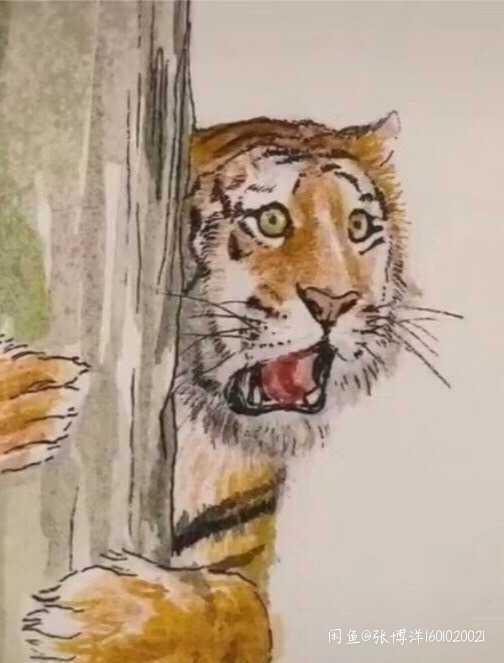
#> input picture UI_Yss_App/photo/A1.jpg, 504 x 663 px, found by its file name; the run also reads 1 picture not shown here
$ python photoContrast.py
#> lines starting #> are read from the running program, lines starting #| are printed output that depends on the picture
# -*- coding: utf-8 -*-
# @Time : 2021/4/6 11:11
# @Author : dujun
# @describe : 图片对比
# @File : photoContrast.py
import cv2
import numpy as np


# 均值哈希算法
def aHash(img):
    # 缩放为8*8
    img = cv2.resize(img, (8, 8), interpolation=cv2.INTER_CUBIC)
    # 转换为灰度图
    gray = cv2.cvtColor(img, cv2.COLOR_BGR2GRAY)
    # s为像素和初值为0，hash_str为hash值初值为''
    s = 0
    hash_str = ''
    # 遍历累加求像素和
    for i in range(8):
        for j in range(8):
            s = s + gray[i, j]
    # 求平均灰度
    avg = s / 64
    # 灰度大于平均值为1相反为0生成图片的hash值
    for i in range(8):
        for j in range(8):
            if gray[i, j] > avg:
                hash_str = hash_str + '1'
            else:
                hash_str = hash_str + '0'
    return hash_str


# 差值感知算法
def dHash(img):
    # 缩放8*8
    img = cv2.resize(img, (9, 8), interpolation=cv2.INTER_CUBIC)
    # 转换灰度图
    gray = cv2.cvtColor(img, cv2.COLOR_BGR2GRAY)
    hash_str = ''
    # 每行前一个像素大于后一个像素为1，相反为0，生成哈希
    for i in range(8):
        for j in range(8):
            if gray[i, j] > gray[i, j + 1]:
                hash_str = hash_str + '1'
            else:
                hash_str = hash_str + '0'
    return hash_str


##感知hash
def pHash(img):
    # 缩放32*32
    img = cv2.resize(img, (32, 32))  # , interpolation=cv2.INTER_CUBIC

    # 转换为灰度图
    gray = cv2.cvtColor(img, cv2.COLOR_BGR2GRAY)
    # 将灰度图转为浮点型，再进行dct变换
    dct = cv2.dct(np.float32(gray))
    # opencv实现的掩码操作
    dct_roi = dct[0:8, 0:8]

    hash = []
    avreage = np.mean(dct_roi)
    for i in range(dct_roi.shape[0]):
        for j in range(dct_roi.shape[1]):
            if dct_roi[i, j] > avreage:
                hash.append(1)
            else:
                hash.append(0)
    return hash


# Hash值对比
def cmpHash(hash1, hash2):
    n = 0
    # hash长度不同则返回-1代表传参出错
    if len(hash1) != len(hash2):
        return -1
    # 遍历判断
    for i in range(len(hash1)):
        # 不相等则n计数+1，n最终为相似度
        if hash1[i] != hash2[i]:
            n = n + 1
    return n


# 通过得到RGB每个通道的直方图来计算相似度
def classify_hist_with_split(image1, image2, size=(256, 256)):
    # 将图像resize后，分离为RGB三个通道，再计算每个通道的相似值
    image1 = cv2.resize(image1, size)
    image2 = cv2.resize(image2, size)
    sub_image1 = cv2.split(image1)
    sub_image2 = cv2.split(image2)
    sub_data = 0
    for im1, im2 in zip(sub_image1, sub_image2):
        sub_data += calculate(im1, im2)
    sub_data = sub_data / 3
    return sub_data


# 计算单通道的直方图的相似值
def calculate(image1, image2):
    hist1 = cv2.calcHist([image1], [0], None, [256], [0.0, 255.0])
    hist2 = cv2.calcHist([image2], [0], None, [256], [0.0, 255.0])
    # 计算直方图的重合度
    degree = 0
    for i in range(len(hist1)):
        if hist1[i] != hist2[i]:
            degree = degree + (1 - abs(hist1[i] - hist2[i]) / max(hist1[i], hist2[i]))
        else:
            degree = degree + 1
    degree = degree / len(hist1)

    return degree


if __name__ == "__main__":
    img1 = cv2.imread('photo\A1.jpg')
#> img1 is the input picture: shape (663, 504, 3); mean B, G, R 142.5, 161.8, 181.4
    img2 = cv2.imread('photo\A2.jpg')
    hash1 = aHash(img1)
#> after the loop in aHash, `for i in range(8):`: s = 10655
#> in aHash, `avg = s / 64`: avg = 166.5
    hash2 = aHash(img2)
    n = cmpHash(hash1, hash2)
#> n = 0
    print('均值哈希算法相似度：', n)
#| 均值哈希算法相似度： 0

    hash1 = dHash(img1)
    hash2 = dHash(img2)
    n = cmpHash(hash1, hash2)
    print('差值哈希算法相似度：', n)
#| 差值哈希算法相似度： 0

    hash1 = pHash(img1)
#> in pHash, `img = cv2.resize(img, (32, 32))`:
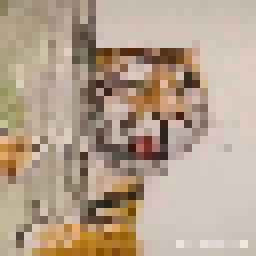
#> img: shape (32, 32, 3) (shown 8 times larger); mean of channels 0, 1, 2 142.2, 161.3, 180.9; drawn as B, G, R
#> in pHash, `gray = cv2.cvtColor(img, cv2.COLOR_BGR2GRAY)`:
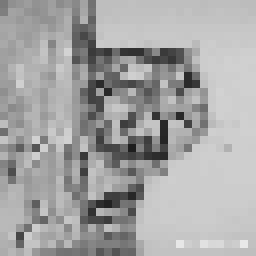
#> gray: shape (32, 32) (shown 8 times larger); min 30, max 233, mean 165
#> in pHash, `dct = cv2.dct(np.float32(gray))`:
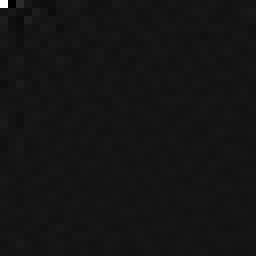
#> dct: shape (32, 32) float32 (shown 8 times larger); min -465.5, max 5280, mean 4.4; drawn with min black and max white
#> in pHash, `avreage = np.mean(dct_roi)`: avreage = 77.16
#> hash1 = 64 values, max 1 at index 0, min 0 at index 1, mean 0.172
    hash2 = pHash(img2)
#> hash2 has the same summary as hash1

    n = cmpHash(hash1, hash2)
    print('感知哈希算法相似度：', n)
#| 感知哈希算法相似度： 0

    n = classify_hist_with_split(img1, img2)
#> in classify_hist_with_split, `image1 = cv2.resize(image1, size)`:
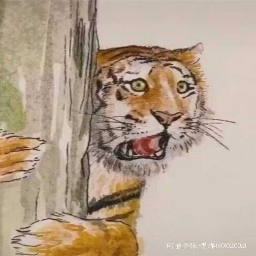
#> image1: shape (256, 256, 3); mean of channels 0, 1, 2 142.4, 161.7, 181.3; drawn as B, G, R
#> the loop in classify_hist_with_split, `for im1, im2 in zip(sub_image1, sub_image2):` made 3 passes
#> after the loop in classify_hist_with_split, `for im1, im2 in zip(sub_image1, sub_image2):`: sub_data = 3
#> in classify_hist_with_split, `sub_data = sub_data / 3`: sub_data = 1
#> n = 1
    print('RGb算法：', n)
#| RGb算法： 1.0

    n = calculate(img1, img2)
    print('单通道直方图：', n)
#| 单通道直方图： 1.0
